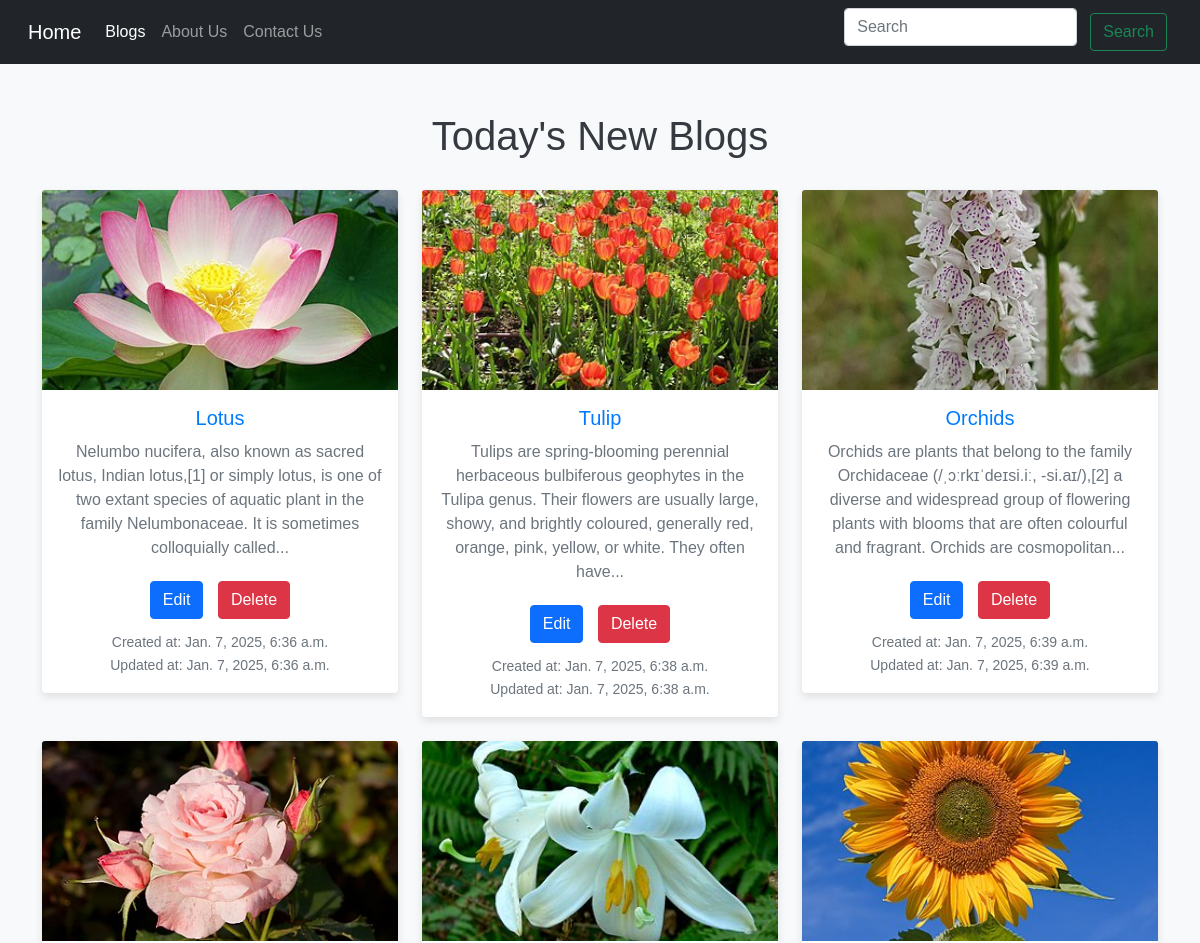
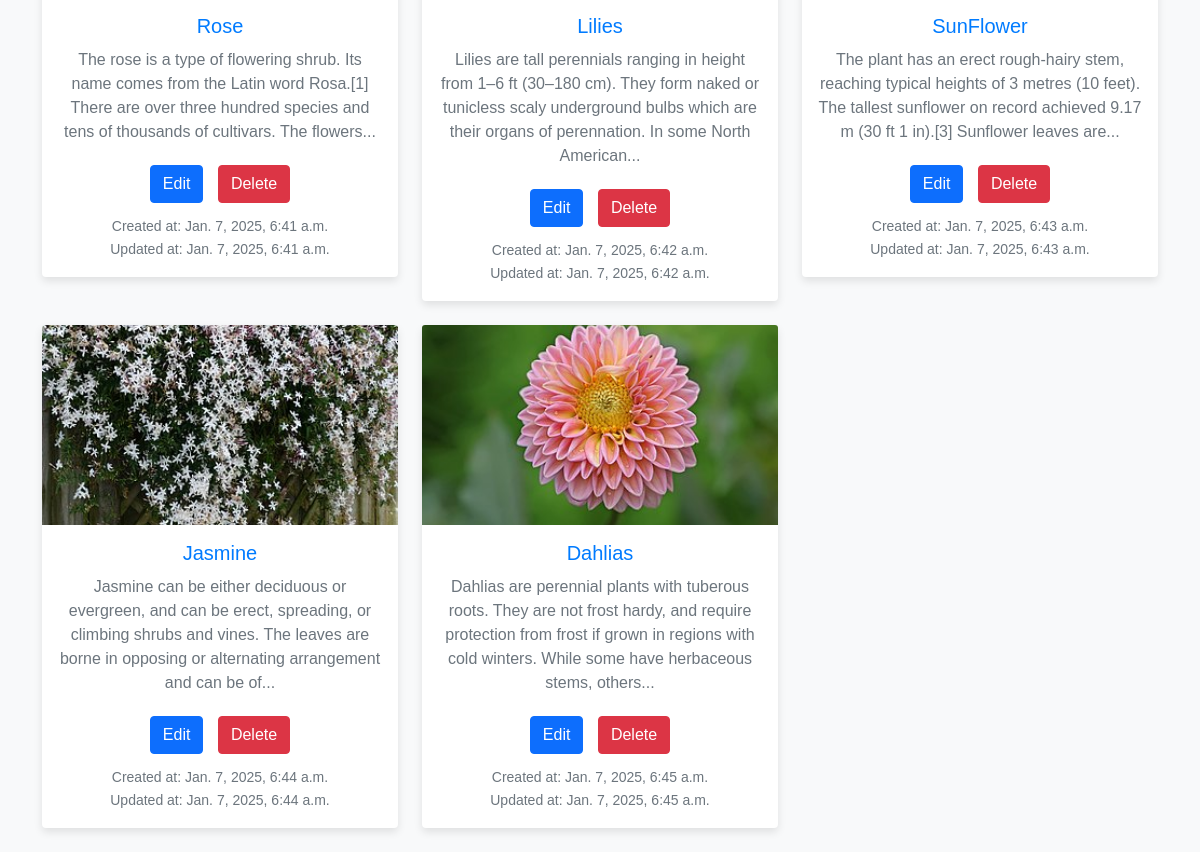
The page / on the database its author committed (2 pictures, top to bottom).
### blog/models.py (models this page shows, shortened)
class Product(models.Model):
    name = models.CharField(max_length=255)
    description = models.TextField()  # Corrected the typo here
    image = models.ImageField(upload_to='products/')
    created_at = models.DateTimeField(auto_now_add=True)
    updated_at = models.DateTimeField(auto_now=True)
    def short_description(self):
        words = self.description.split()
        if len(words) > 30:  # Updated to match the logic for 30 words
            return ' '.join(words[:30]) + '...'
        else:
            return self.description

### blog/views.py (the view)
# urls.py: path('', ProductListView.as_view(), name='product_list'),
class ProductListView(ListView):
    model = Product
    template_name = 'index.html'
    context_object_name = 'products'

### blog/templates/index.html (shortened to what this page needs)
<!DOCTYPE html>
<html lang="en">
<head>
    <link rel="stylesheet" href="https://maxcdn.bootstrapcdn.com/bootstrap/4.5.2/css/bootstrap.min.css">
    <link href="https://cdn.jsdelivr.net/npm/bootstrap@5.0.2/dist/css/bootstrap.min.css" rel="stylesheet">
</head>
<body>
    <nav class="navbar navbar-expand-lg navbar-dark bg-dark">
        <div class="container-fluid">
          <a class="navbar-brand" href="{% url 'product_list' %}">Home</a>
          <div class="collapse navbar-collapse" id="navbarSupportedContent">
            <ul class="navbar-nav me-auto mb-2 mb-lg-0">
              <li class="nav-item">
                <a class="nav-link active" aria-current="page" href="{% url 'product_list' %}">Blogs</a>
              </li>
              <li class="nav-item">
                <a class="nav-link" href="{% url 'about' %}">About Us</a>
              </li>
              <li class="nav-item">
                <a class="nav-link" href="{% url 'contact' %}">Contact Us</a>
              </li>
            </ul>
            <form class="d-flex">
              <input class="form-control me-2" type="search" placeholder="Search" aria-label="Search">
              <button class="btn btn-outline-success" type="submit">Search</button>
            </form>
          </div>
        </div>
      </nav>
    <div class="container mt-5">
        <h1>Today's New Blogs</h1>
        <div class="row">
            {% for product in products  %}
                <div class="col-md-4 mb-4">
                    <div class="card">
                        <a href="{% url 'product_detail' product.id %}">
                            <img src="{{product.image.url}}" alt="{{product.name}}" class="card-img-top">
                        </a>
                        <div class="card-body">
                            <h5 class="card-title">{{product.name}}</h5>
                            <p class="card-text">{{product.short_description}}</p>
                            <a href="{% url 'edit_product' product.id %}" class="btn btn-primary">Edit</a>
                            <a href="{% url 'delete_product' product.id %}" class="btn btn-danger">Delete</a><br>
                            <small class="card-text d-block mt-2">Created at: {{ product.created_at }}</small>
                            <small class="card-text">Updated at: {{ product.updated_at }}</small>
                        </div>
                    </div>
                </div>
            {% endfor %}
        </div>
    </div>
</body>
</html>

### blog/templates/index.html (style rules this page uses)
body { background-color: #f8f9fa; font-family: Arial, sans-serif; }
h1 { text-align: center; margin-bottom: 30px; color: #343a40; }
.card { box-shadow: 0 4px 8px rgba(0, 0, 0, 0.1); border: none; transition: transform 0.2s ease-in-out; }
.card-img-top { height: 200px; object-fit: cover; }
.card-body { text-align: center; }
.card-title { font-size: 1.25rem; color: #007bff; margin-bottom: 10px; }
.card-text { color: #6c757d; }
a { text-decoration: none; }
.btn { margin: 5px; }

### rows shown on the page
Product: image (picture), name "Lotus", short_description "Nelumbo nucifera, also known as sacred lotus, Indian lotus,[1] or simply lotus, is one of two extant species of aquatic plant in the family Nelumbonaceae. It is sometimes colloquially called...", created_at "Jan. 7, 2025, 6:36 a.m.", updated_at "Jan. 7, 2025, 6:36 a.m."
Product: image (picture), name "Tulip", short_description "Tulips are spring-blooming perennial herbaceous bulbiferous geophytes in the Tulipa genus. Their flowers are usually large, showy, and brightly coloured, generally red, orange, pink, yellow, or white. They often have...", created_at "Jan. 7, 2025, 6:38 a.m.", updated_at "Jan. 7, 2025, 6:38 a.m."
Product: image (picture), name "Orchids", short_description "Orchids are plants that belong to the family Orchidaceae (/ˌɔːrkɪˈdeɪsi.iː, -si.aɪ/),[2] a diverse and widespread group of flowering plants with blooms that are often colourful and fragrant. Orchids are cosmopolitan...", created_at "Jan. 7, 2025, 6:39 a.m.", updated_at "Jan. 7, 2025, 6:39 a.m."
Product: image (picture), name "Rose", short_description "The rose is a type of flowering shrub. Its name comes from the Latin word Rosa.[1] There are over three hundred species and tens of thousands of cultivars. The flowers...", created_at "Jan. 7, 2025, 6:41 a.m.", updated_at "Jan. 7, 2025, 6:41 a.m."
Product: image (picture), name "Lilies", short_description "Lilies are tall perennials ranging in height from 1–6 ft (30–180 cm). They form naked or tunicless scaly underground bulbs which are their organs of perennation. In some North American...", created_at "Jan. 7, 2025, 6:42 a.m.", updated_at "Jan. 7, 2025, 6:42 a.m."
Product: image (picture), name "SunFlower", short_description "The plant has an erect rough-hairy stem, reaching typical heights of 3 metres (10 feet). The tallest sunflower on record achieved 9.17 m (30 ft 1 in).[3] Sunflower leaves are...", created_at "Jan. 7, 2025, 6:43 a.m.", updated_at "Jan. 7, 2025, 6:43 a.m."
Product: image (picture), name "Jasmine", short_description "Jasmine can be either deciduous or evergreen, and can be erect, spreading, or climbing shrubs and vines. The leaves are borne in opposing or alternating arrangement and can be of...", created_at "Jan. 7, 2025, 6:44 a.m.", updated_at "Jan. 7, 2025, 6:44 a.m."
Product: image (picture), name "Dahlias", short_description "Dahlias are perennial plants with tuberous roots. They are not frost hardy, and require protection from frost if grown in regions with cold winters. While some have herbaceous stems, others...", created_at "Jan. 7, 2025, 6:45 a.m.", updated_at "Jan. 7, 2025, 6:45 a.m."
